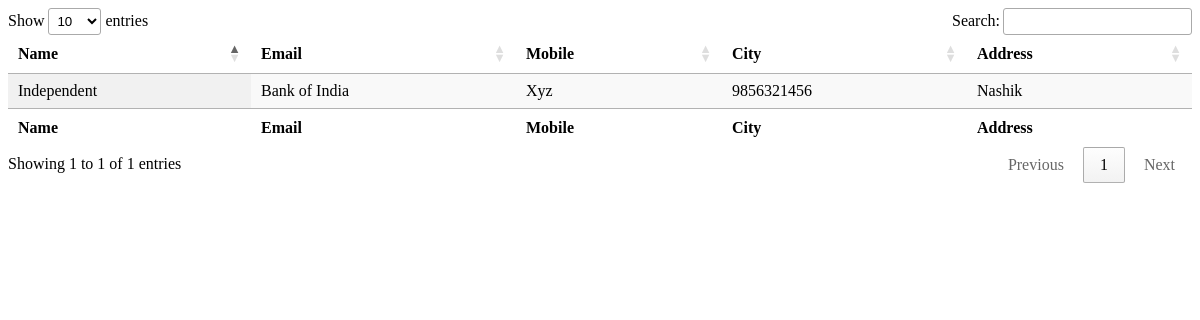
The page /bank/view.php on the database as committed earlier.
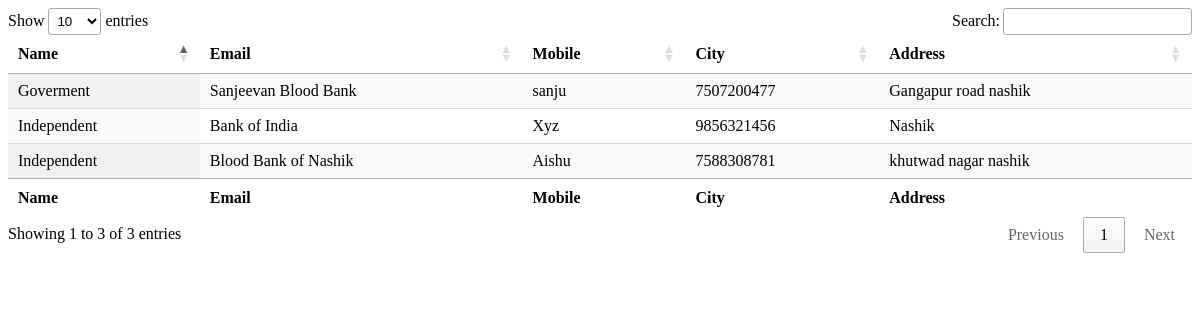
The same page on the database as committed later.
### tables this page shows
CREATE TABLE IF NOT EXISTS `blood_bank` (
  `id` int(10) NOT NULL AUTO_INCREMENT,
  `type` varchar(50) NOT NULL,
  `bankname` varchar(50) NOT NULL,
  `contact_person` varchar(50) NOT NULL,
  `contactno` varchar(50) NOT NULL,
  `email` varchar(50) NOT NULL,
  `address` varchar(255) NOT NULL,
  `state` varchar(50) NOT NULL,
  `district` varchar(50) NOT NULL,
  `taluka` varchar(50) NOT NULL,
  `license` varchar(50) NOT NULL,
  `username` varchar(50) NOT NULL,
  `password` varchar(50) NOT NULL,
  `status` varchar(50) NOT NULL DEFAULT 'Not Approve',
  PRIMARY KEY (`id`)
);

### bank/view.php (the view, shortened to what this page needs)
<?php
include("config.php");
?>
<!DOCTYPE html PUBLIC "-//W3C//DTD XHTML 1.0 Transitional//EN" "http://www.w3.org/TR/xhtml1/DTD/xhtml1-transitional.dtd">
<html xmlns="http://www.w3.org/1999/xhtml">
<head>
<link href="https://cdn.datatables.net/1.10.12/css/jquery.dataTables.min.css" rel="stylesheet" type="text/css" />
</head>
<body>
<?php
$q='select * from blood_bank';
$r=mysqli_query($con,$q) or die(mysqli_error($con));
?>
<table id="mytable" class="display">
<thead>
<tr>
<th>Name</th>
<th>Email</th>
<th>Mobile</th>
<th>City</th>
<th>Address</th>
</tr>
</thead>
<tfoot>
<tr>
<th>Name</th>
<th>Email</th>
<th>Mobile</th>
<th>City</th>
<th>Address</th>
</tr>
</tfoot>
<tbody>
<?php
while($row=mysqli_fetch_array($r))
{
?>
<tr>
<td><?php echo $row['type']; ?></td>
<td><?php echo $row['bankname']; ?></td>
<td><?php echo $row['contact_person']; ?></td>
<td><?php echo $row['contactno']; ?></td>
<td><?php echo $row['address']; ?></td>
</tr>
<?php
}
?></tbody>
</table>
</body>
</html>

Rows that differ between the two databases and show on the page:
added blood_bank: type "Independent", bankname "Blood Bank of Nashik", contact_person "Aishu", contactno "7588308781", address "khutwad nagar nashik"
added blood_bank: type "Goverment", bankname "Sanjeevan Blood Bank", contact_person "sanju", contactno "7507200477", address "Gangapur road nashik"
Other text that changed with them:
text written by a page script: "Show entries Search: Showing 1 to 1 of 1 entries Previous 1 Next" → "Show entries Search: Showing 1 to 3 of 3 entries Previous 1 Next"
